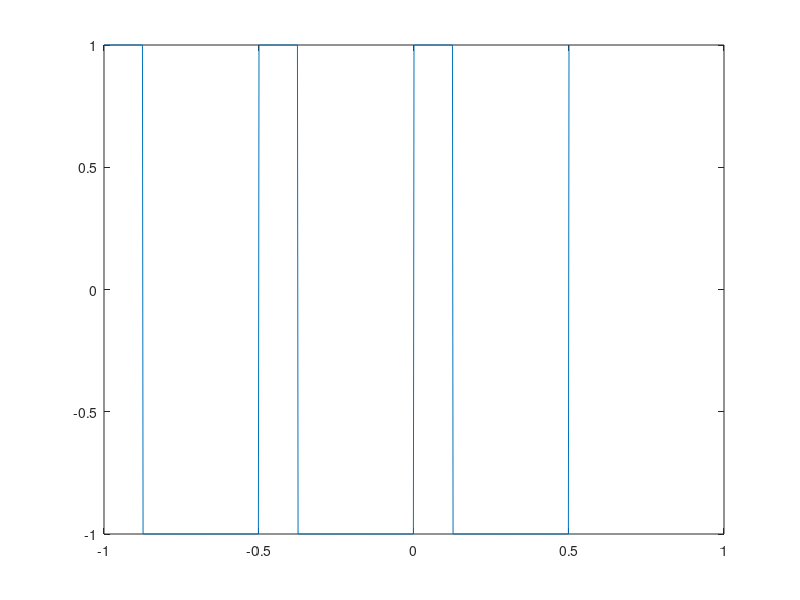
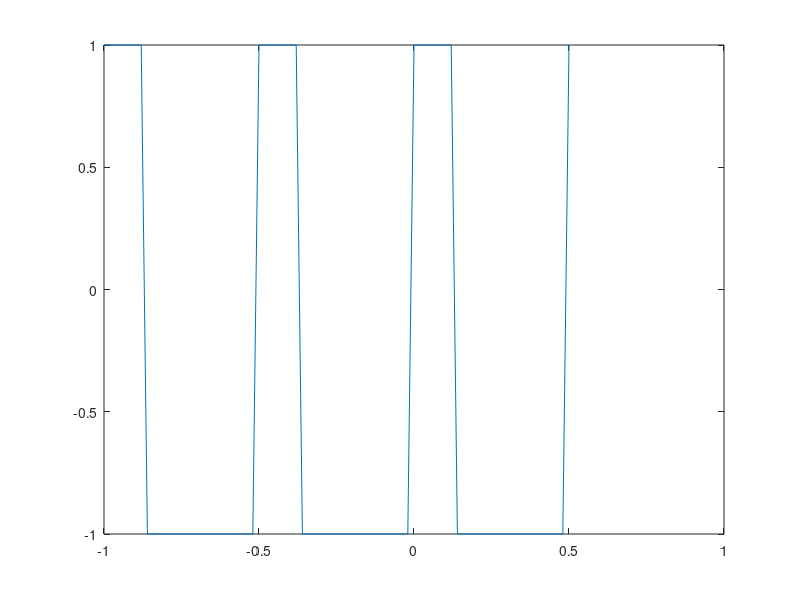
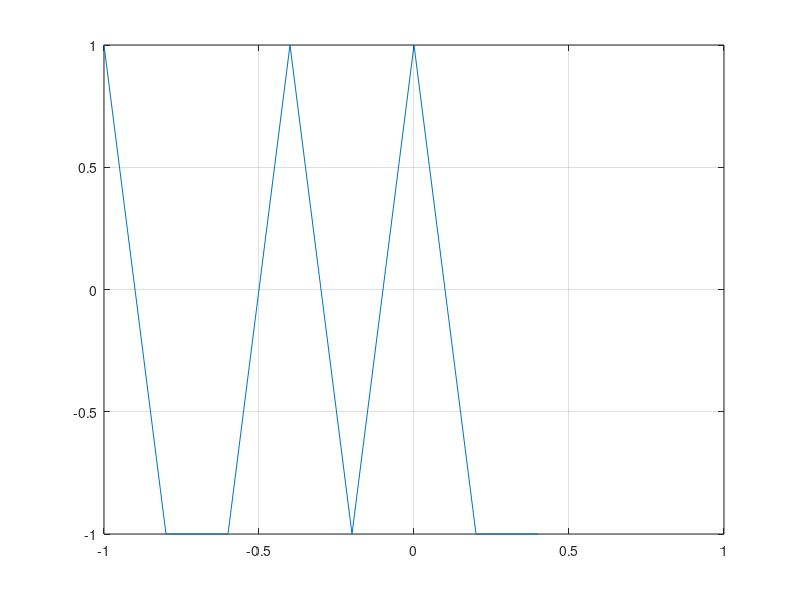

These figures' MATLAB source, in order:
T=2;
%perioada este de 2s
F=2;
%frecventa este de 2Hz
t1=-1:0.002:0.5;
%nivelul maxim este de 0.5 si nivelul minim de -1
s1=square(2*pi*t1*F,25);
%am generat un semnal cu rezolutie temporara de 2ms
figure(1)
plot(t1,s1)
t2=-1:0.02:0.5;
s2=square(2*pi*t2*F,25);
%am generat un semnal cu rezolutie temporara de 20ms
figure(2)
plot(t2,s2)
t3=-1:0.2:0.5;
s3=square(2*pi*t3*F,25);
%am generat un semnal cu rezolutie temporara de 20ms
figure(3)
plot(t3,s3)
grid